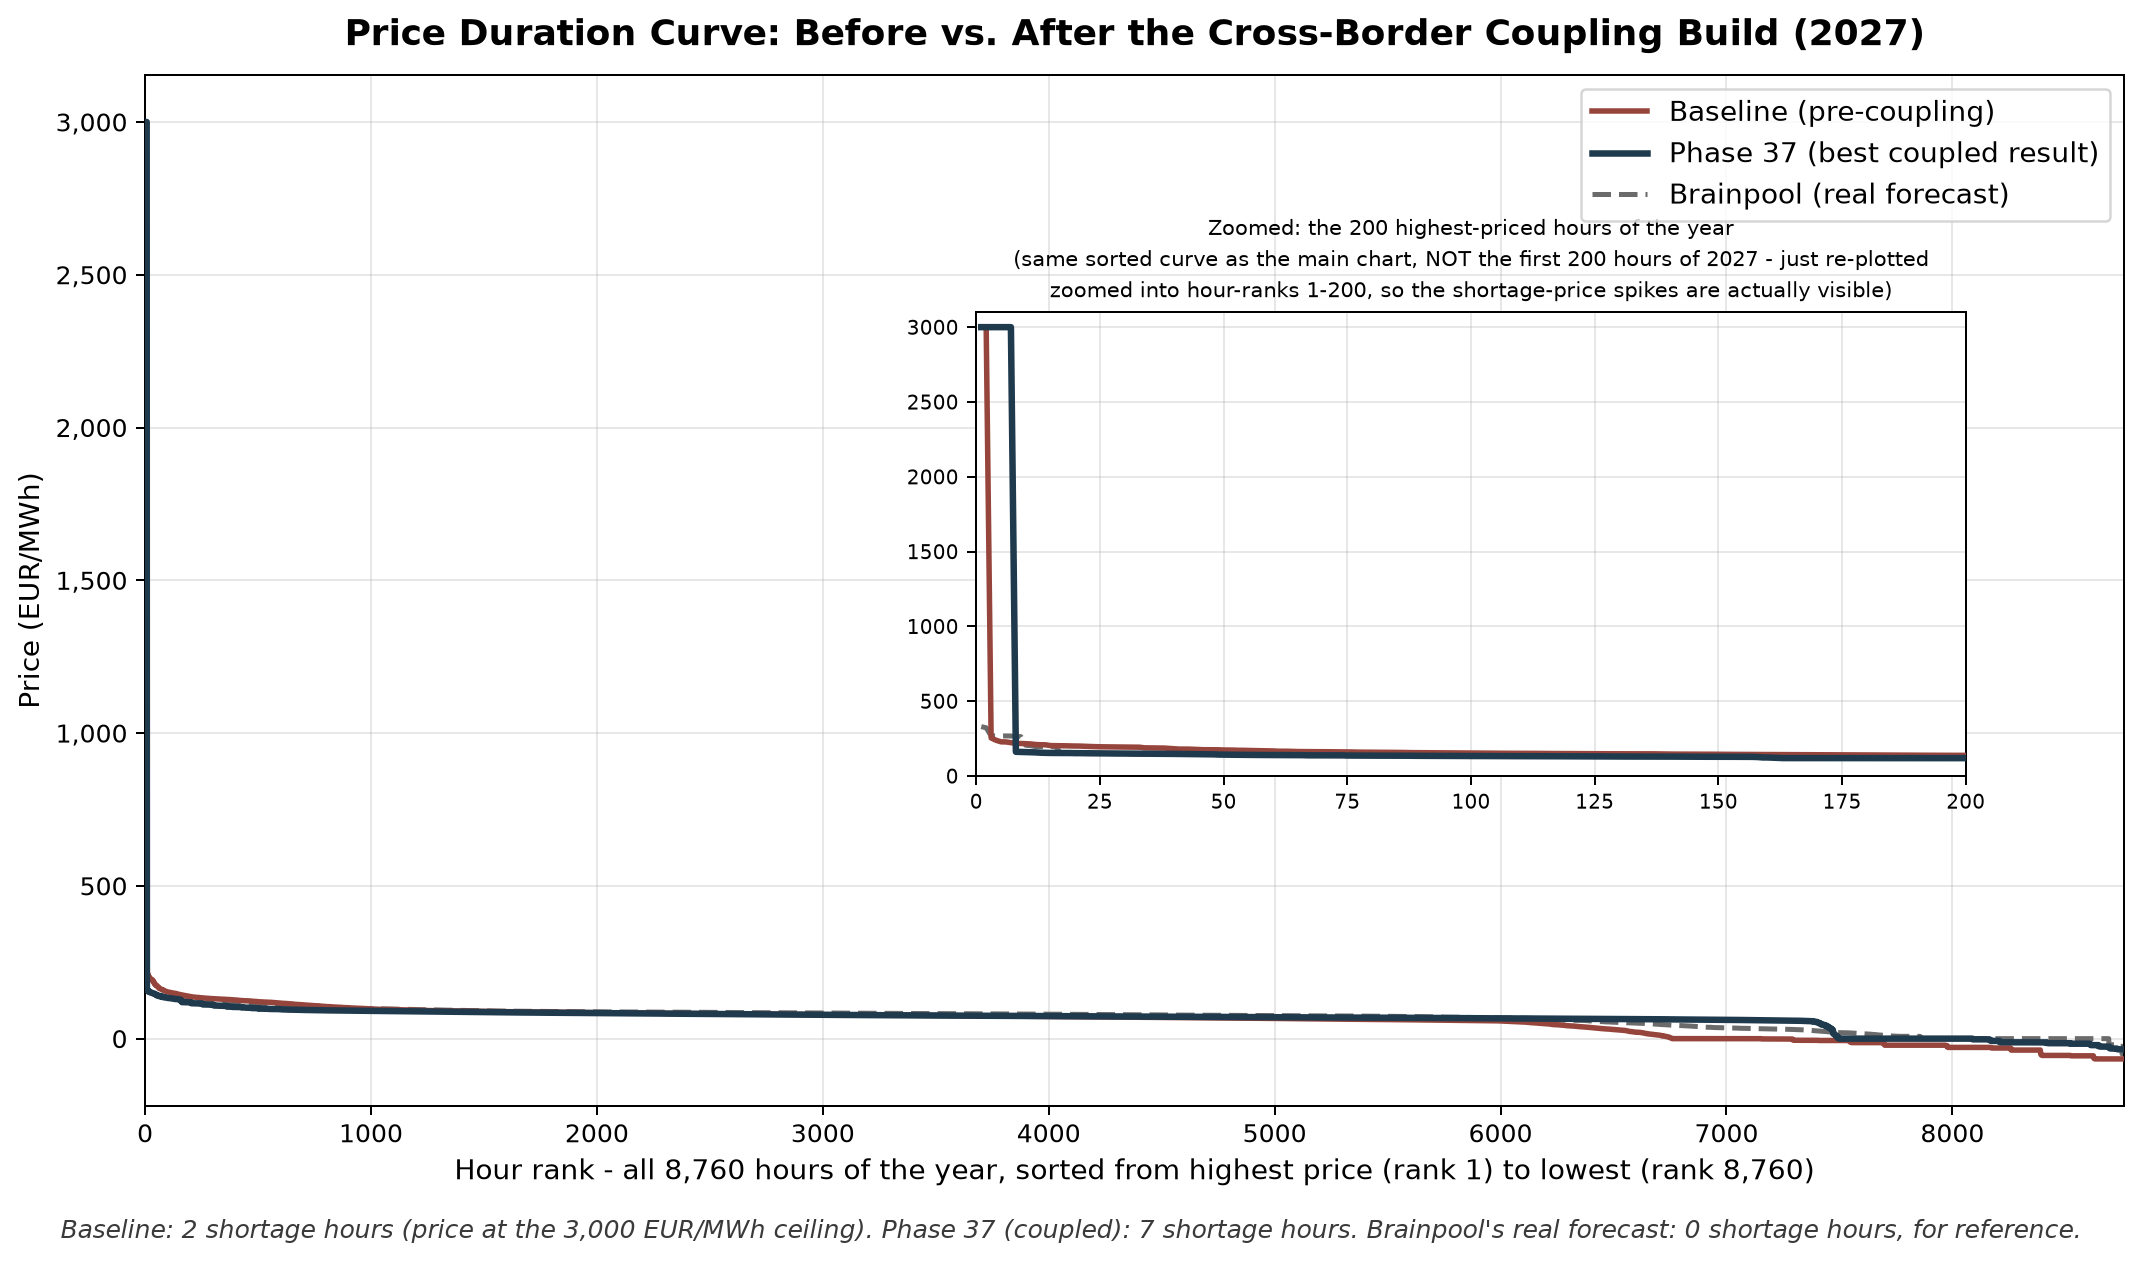

This figure's Python source:
"""Price duration curve: baseline (pre-coupling, Germany2027_Feb29DropFix) vs Phase 37
(best coupled result, Germany2027_MarketCoupling_ROEFlex) vs Brainpool's real 2027 forecast,
each hour's price sorted descending and plotted against its rank - the standard way to show
how a shortage-hour tail shrinks (or doesn't) without needing to look at all 8,760 individual
hours. Directly visualises this project's single best real result."""
import matplotlib
matplotlib.use("Agg")
import matplotlib.pyplot as plt
import matplotlib.ticker as mticker
import pandas as pd
from brainpool_multiyear_data import load_brainpool_price

ROOT = r"C:\Users\MuideenOA\Desktop\PyTut\Amiris\examples\backtest"
BASELINE = rf"{ROOT}\Germany2027_Feb29DropFix\result_Germany2027_Feb29DropFix\DayAheadMarketSingleZone.csv"
PHASE37 = rf"{ROOT}\Germany2027_MarketCoupling_ROEFlex\result_Germany2027_MarketCoupling_ROEFlex\DayAheadMarketMultiZone.csv"


def load_singlezone(path):
    df = pd.read_csv(path, sep=";")
    df["ts"] = pd.to_datetime(df["TimeStep"])
    return df.set_index("ts")["ElectricityPriceInEURperMWH"]


def load_multizone_de(path):
    df = pd.read_csv(path, sep=";")
    df["ts"] = pd.to_datetime(df["TimeStep"])
    return df[df["AgentId"] == 1].set_index("ts")["ElectricityPriceInEURperMWH"]


baseline = load_singlezone(BASELINE)
phase37 = load_multizone_de(PHASE37)
bp = load_brainpool_price(2027)

joined = pd.DataFrame({"Baseline (pre-coupling)": baseline, "Phase 37 (best coupled result)": phase37,
                        "Brainpool (real forecast)": bp}).dropna()
n = len(joined)

fig, ax = plt.subplots(figsize=(12, 7))

styles = {
    "Baseline (pre-coupling)": {"color": "#96453c", "lw": 2.2, "zorder": 3},
    "Phase 37 (best coupled result)": {"color": "#1f3a4d", "lw": 2.6, "zorder": 4},
    "Brainpool (real forecast)": {"color": "#6b6b6b", "lw": 2.0, "ls": "--", "zorder": 2},
}
for col, style in styles.items():
    sorted_vals = joined[col].sort_values(ascending=False).values
    ax.plot(range(1, n + 1), sorted_vals, label=col, **style)

ax.set_xlabel("Hour rank - all 8,760 hours of the year, sorted from highest price (rank 1) to lowest (rank 8,760)", fontsize=11)
ax.set_ylabel("Price (EUR/MWh)", fontsize=11)
ax.set_title("Price Duration Curve: Before vs. After the Cross-Border Coupling Build (2027)",
             fontsize=14.5, weight="bold", pad=12)
ax.legend(fontsize=11, loc="upper right", frameon=True)
ax.grid(alpha=0.3)
ax.set_xlim(0, n)
ax.yaxis.set_major_formatter(mticker.FuncFormatter(lambda x, _: f"{x:,.0f}"))

# Zoomed inset showing the shortage-hour tail in detail (top ~200 hours), since the main
# axes get compressed by the 3,000 EUR/MWh shortage ceiling.
axins = ax.inset_axes([0.42, 0.32, 0.5, 0.45])
for col, style in styles.items():
    sorted_vals = joined[col].sort_values(ascending=False).values
    axins.plot(range(1, n + 1), sorted_vals, **style)
axins.set_xlim(0, 200)
axins.set_ylim(0, 3100)
axins.set_title("Zoomed: the 200 highest-priced hours of the year\n(same sorted curve as the main chart, NOT the first 200 hours of 2027 - just re-plotted\nzoomed into hour-ranks 1-200, so the shortage-price spikes are actually visible)",
                fontsize=8.3, linespacing=1.5)
axins.grid(alpha=0.3)
axins.tick_params(labelsize=8)

note = (
    f"Baseline: {(baseline >= 2999.9).sum()} shortage hours (price at the 3,000 EUR/MWh ceiling). "
    f"Phase 37 (coupled): {(phase37 >= 2999.9).sum()} shortage hours. "
    f"Brainpool's real forecast: {(bp >= 2999.9).sum()} shortage hours, for reference."
)
fig.text(0.5, 0.01, note, ha="center", fontsize=10, style="italic", color="#3a3a3a")

plt.tight_layout(rect=[0, 0.03, 1, 1])
out_path = r"C:\Users\MuideenOA\Desktop\PyTut\Amiris\chart_price_duration_curve.png"
plt.savefig(out_path, dpi=180, bbox_inches="tight", facecolor="white")
print(f"Saved {out_path}")
print(note)
